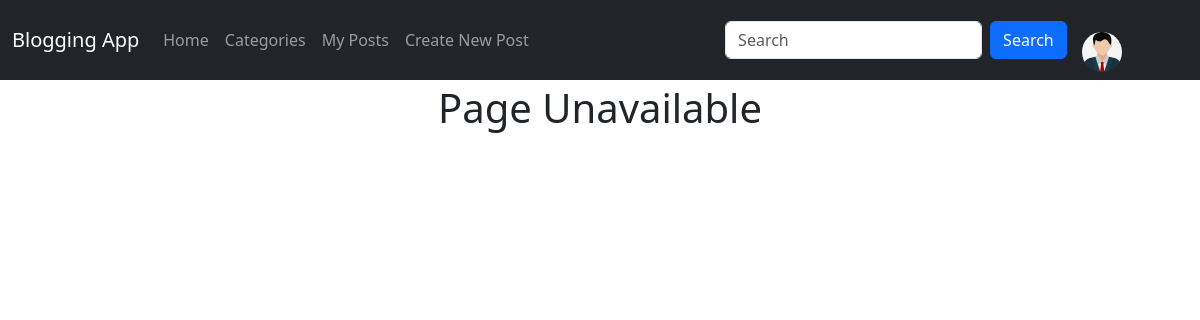
Before: /main/edit_post/4/ (signed in) with the older database file.
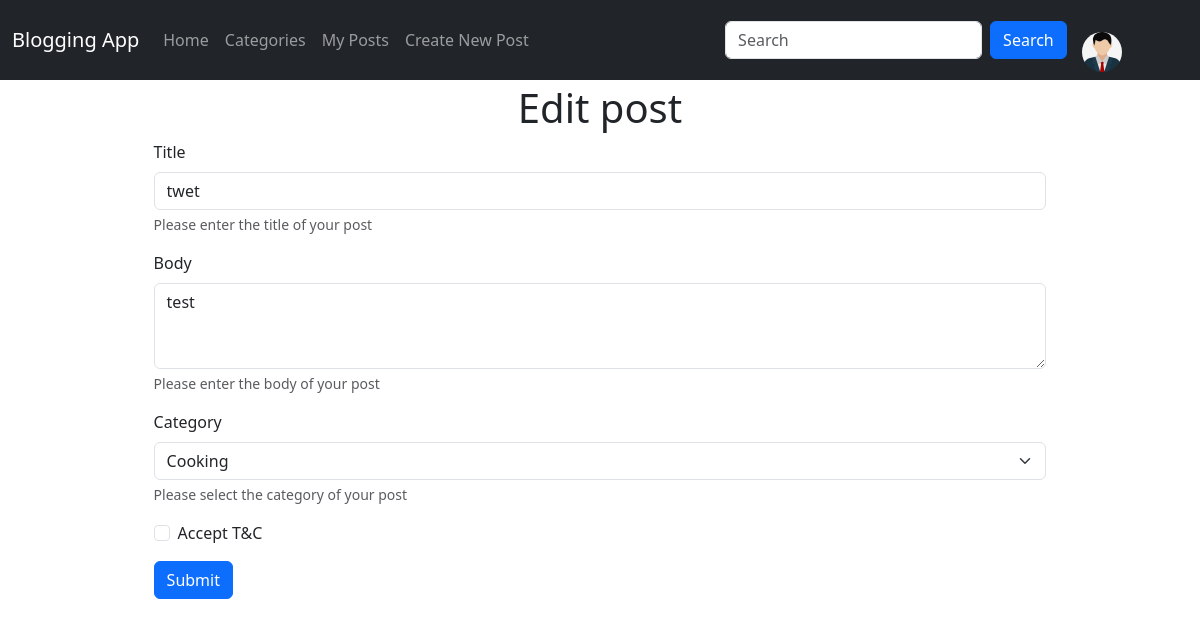
After: the same page with the newer database file.
### main/models.py (models this page shows, shortened)
class PostData(models.Model):
    Title = models.CharField(max_length=200)
    Author = models.ForeignKey(User, on_delete=models.SET_NULL, null=True)
    Category = models.CharField(max_length=100,choices=[('Cooking','Cooking'),('Entertainment','Entertainment'),('Tech','Tech'),('News','News')])
    Body = models.TextField()
    Time = models.DateTimeField(null = True,auto_now = True)

### main/views.py (the view, shortened to what this page needs)
# urls.py: path('edit_post/<int:primary_key>/', views.edit_post, name="edit_post"),
@login_required
def edit_post(request, primary_key):
    current_user = request.user
    try:
        current_post = PostData.objects.get(pk=primary_key)
    except:
        current_post = None
    message = None
    access_available = True
    if current_post:
        if current_user!=current_post.Author:
            access_available = False
    return render(request, 'main/edit_post.html', {"current_post": current_post, "access_value": access_available, "message": message})

### templates/main/edit_post.html (shortened to what this page needs)
{%extends "main/base.html"%}
{%block content%}
<div class="container" style="margin-top: 5%; margin-bottom: 5%; padding-left: 10%; padding-right: 10%;">
  {% if current_post %}
    {% if access_value %}
    <h1 style="text-align: center;">Edit post</h1>
<form method="POST">
    <div class="mb-3">
      <label for="title" class="form-label">Title</label>
      <input name="title" type="text" class="form-control" value="{{current_post.Title}}" id="title" />
      <div id="titleHelp" class="form-text">Please enter the title of your post</div>
    </div>
    <div class="mb-3 col">
        <label for="body" class="form-label">Body</label>
        <textarea class="form-control" name="body" id="body" rows="3">{{current_post.Body}}</textarea>
        <div id="bodyHelp" class="form-text">Please enter the body of your post</div>
      </div>
    <div class="mb-3 col">
      <label for="category" class="form-label">Category</label>
      <select name="category" id="category" class="form-select" aria-label="Default select example">
        <option {% if current_post.Category == "Cooking" %} selected {% endif %} value="Cooking">Cooking</option>
      </select>
      <div id="categoryHelp" class="form-text">Please select the category of your post</div>
    </div>
    <div class="mb-3 form-check">
      <input type="checkbox" class="form-check-input" id="exampleCheck1">
      <label class="form-check-label" for="exampleCheck1">Accept T&C</label>
    </div>
    <button type="submit" class="btn btn-primary">Submit</button>
  </form>
        {% else %}
        <h1 style="text-align: center;">You Don't have access to this Page</h1>
        {% endif %}
  {% else %}
  <h1 style="text-align: center;">Page Unavailable</h1>
  {% endif %}
</div>
{%endblock%}

Changed rows visible on the page:
added PostData: title "twet", body "test", category "Cooking"
Other visible differences:
form field value: (not shown) → "☐"
text no longer shown: "Page Unavailable"
text now shown: "Edit post Title Please enter the title of your post Body Please enter the body of your post Category Please select the category of your post Accept T&C Submit"
